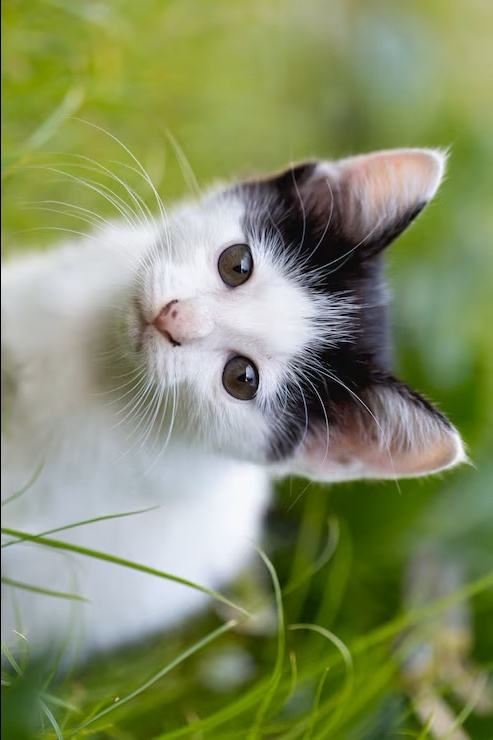
#> input picture Lab/Output/Q10_rotate_90.jpg, 493 x 740 px, given in place of image.jpg, which was not available
$ python Experiment-18.py
#> lines starting #> are read from the running program, lines starting #| are printed output that depends on the picture; pictures that were not available may be replaced by others from this repository, and a replacement may not be noted

import cv2
import os

path = r"C:\Users\Senthil kumar\OneDrive\Desktop\image.jpg"
folder = os.path.join(os.path.dirname(path), "output")
os.makedirs(folder, exist_ok=True)
img = cv2.imread(path)
#> img is the input picture: shape (740, 493, 3); mean B, G, R 103.3, 143.6, 133.8

if img is None:
    print("Image not found!")
else:
    h, w = img.shape[:2]
#> h = 740; w = 493
    roi = img[h//4:3*h//4, w//4:3*w//4].copy()
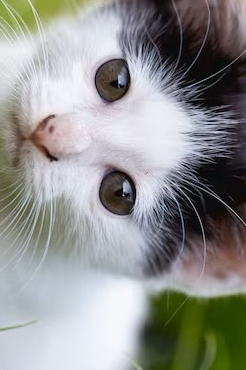
#> roi: shape (370, 246, 3); mean B, G, R 142.9, 145.2, 144.4
    result = img.copy()
    rh, rw = roi.shape[:2]
#> rh = 370; rw = 246
    result[0:rh, 0:rw] = roi
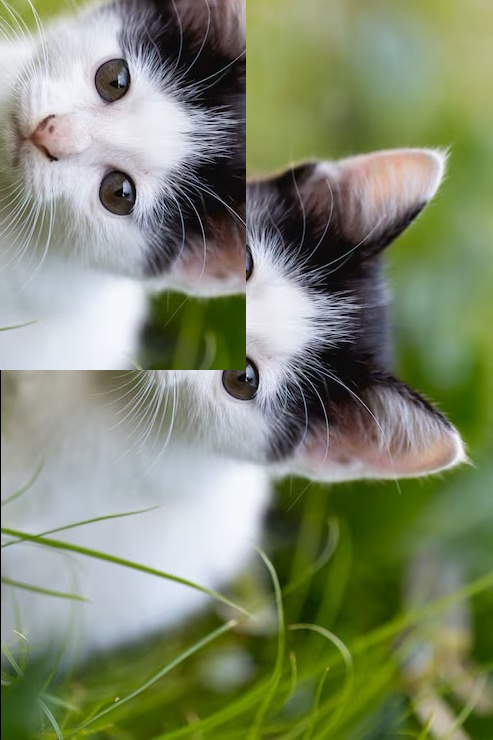
#> result: shape (740, 493, 3); mean B, G, R 110.7, 137.4, 129.1
    out = os.path.join(folder, "Q18_roi.jpg")
    cv2.imwrite(out, result)
    cv2.imshow("ROI Copy Paste", result)
    print("Output saved:", out)
    cv2.waitKey(0)
    cv2.destroyAllWindows()

$ run again, on Lab/Output/Q11_rotate_180.jpg
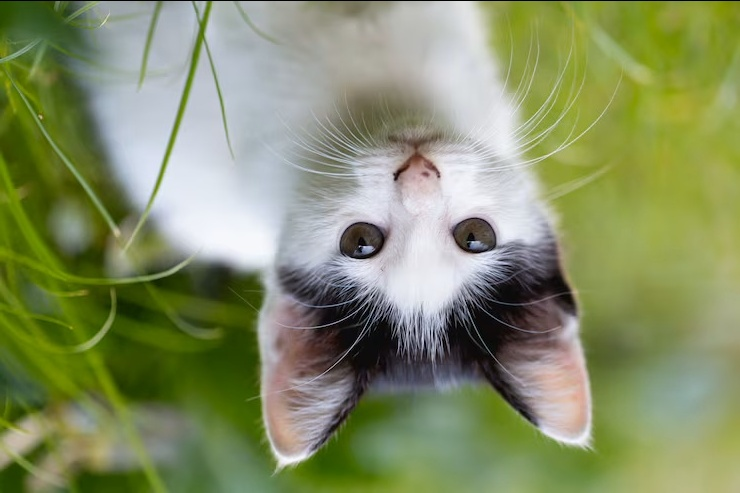
#> input picture Lab/Output/Q11_rotate_180.jpg, 740 x 493 px, given in place of image.jpg, which was not available
#> img is the input picture: shape (493, 740, 3); mean B, G, R 103.3, 143.6, 133.8
#> `roi = img[h//4:3*h//4, w//4:3*w//4].copy()`:
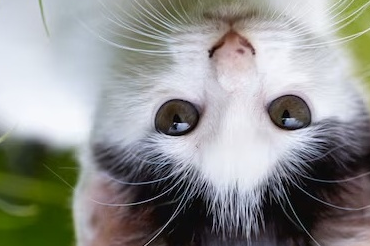
#> roi: shape (246, 370, 3); mean B, G, R 142.9, 145.2, 144.4
#> `result[0:rh, 0:rw] = roi`:
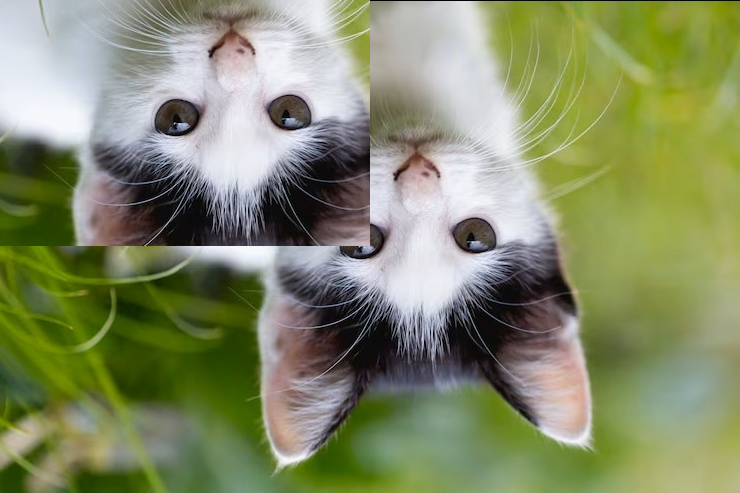
#> result: shape (493, 740, 3); mean B, G, R 104.4, 140.3, 132.9

$ run again, on Lab/Output/Q12_rotate_270.jpg
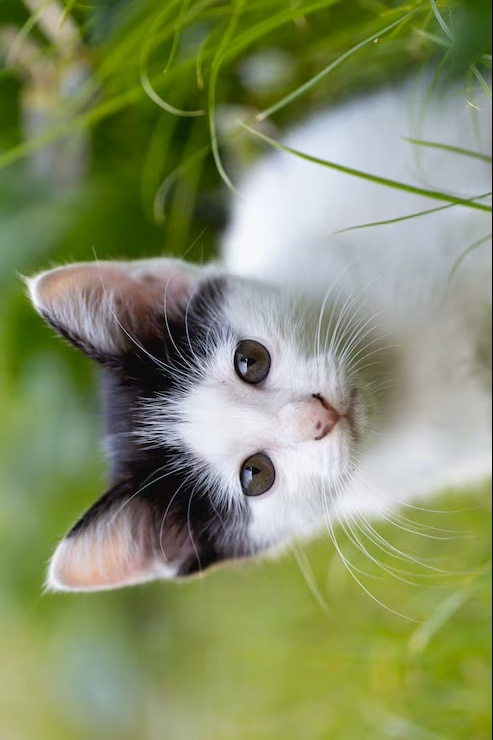
#> input picture Lab/Output/Q12_rotate_270.jpg, 493 x 740 px, given in place of image.jpg, which was not available
#> img is the input picture: shape (740, 493, 3); mean B, G, R 103.3, 143.6, 133.8
#> `roi = img[h//4:3*h//4, w//4:3*w//4].copy()`:
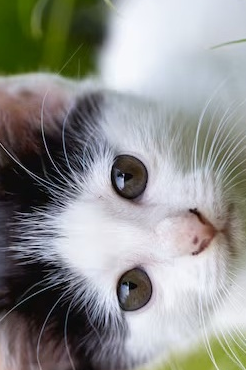
#> roi: shape (370, 246, 3); mean B, G, R 142.6, 144.8, 144
#> `result[0:rh, 0:rw] = roi`:
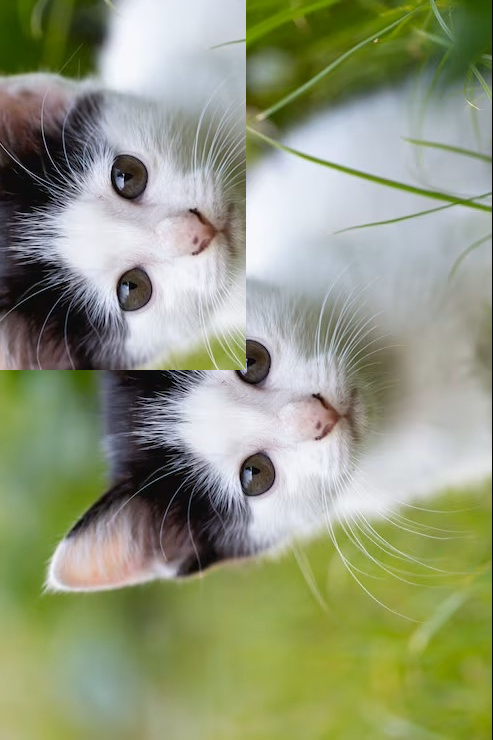
#> result: shape (740, 493, 3); mean B, G, R 124.4, 152.5, 145.9
